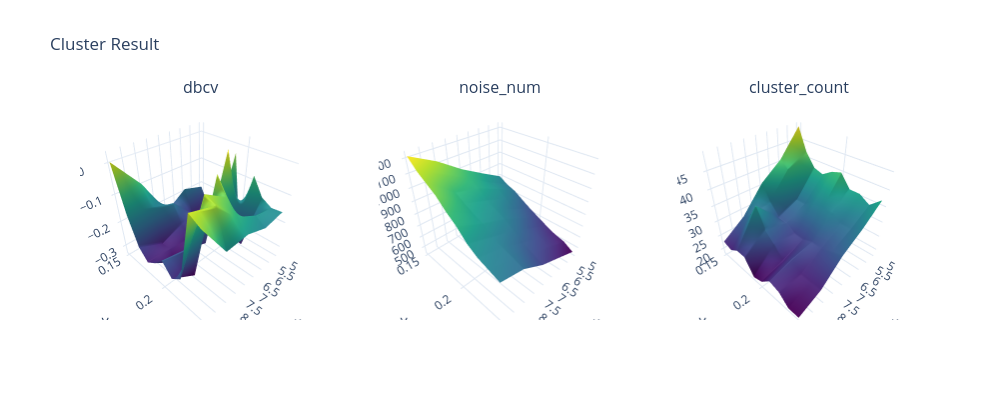

The cell this chart's notebook holds for it:
### Markdown cell above
### 第三次聚类结果评估

### Code cell
df_dbscan_result = pd.read_csv(os.getcwd()+"/dacang/cluster/dbscan_result_eliNoise_1129.csv")
ShowResult(df_dbscan_result,['dbcv','noise_num','cluster_count'])

### Figure 1 — Plotly figure (JSON) as saved in the notebook; plotly's stock layout.template omitted (floating-point values rounded to 4 significant figures)
{"data": [{"colorscale": [[0, "#440154"], [0.1111, "#482878"], [0.2222, "#3e4989"], [0.3333, "#31688e"], [0.4444, "#26828e"], [0.5556, "#1f9e89"], [0.6667, "#35b779"], [0.7778, "#6ece58"], [0.8889, "#b5de2b"], [1, "#fde725"]], "scene": "scene", "showscale": false, "type": "surface", "x": [5, 6, 7, 8, 9], "y": [0.15, 0.16, 0.17, 0.18, 0.19, 0.2, 0.21, 0.22, 0.23, 0.24], "z": [[-0.2135, -0.1882, -0.2439, -0.09734, 0.005129], [-0.2883, -0.2782, -0.1902, -0.1701, -0.1511], [-0.257, -0.2448, -0.2565, -0.2922, -0.2525], [-0.217, -0.2508, -0.302, -0.2899, -0.2897], [-0.02773, -0.2946, -0.2927, -0.3249, -0.2645], [-0.2938, 0.02193, -0.2732, -0.2421, -0.2253], [-0.07916, -0.2785, -0.009511, -0.3244, -0.2683], [-0.1409, -0.2834, -0.06268, -0.0152, -0.2381], [-0.1628, -0.1466, -0.1068, -0.02845, -0.004524], [-0.1596, -0.1718, -0.1429, -0.1461, -0.02557]]}, {"colorscale": [[0, "#440154"], [0.1111, "#482878"], [0.2222, "#3e4989"], [0.3333, "#31688e"], [0.4444, "#26828e"], [0.5556, "#1f9e89"], [0.6667, "#35b779"], [0.7778, "#6ece58"], [0.8889, "#b5de2b"], [1, "#fde725"]], "scene": "scene2", "showscale": false, "type": "surface", "x": [5, 6, 7, 8, 9], "y": [0.15, 0.16, 0.17, 0.18, 0.19, 0.2, 0.21, 0.22, 0.23, 0.24], "z": [[800, 897, 999, 1122, 1217], [757, 849, 957, 1059, 1152], [731, 831, 914, 963, 1106], [684, 782, 854, 919, 1061], [640, 728, 822, 882, 993], [601, 692, 785, 853, 939], [562, 646, 737, 799, 865], [528, 614, 684, 768, 818], [507, 579, 644, 744, 791], [457, 532, 606, 716, 763]]}, {"colorscale": [[0, "#440154"], [0.1111, "#482878"], [0.2222, "#3e4989"], [0.3333, "#31688e"], [0.4444, "#26828e"], [0.5556, "#1f9e89"], [0.6667, "#35b779"], [0.7778, "#6ece58"], [0.8889, "#b5de2b"], [1, "#fde725"]], "scene": "scene3", "showscale": false, "type": "surface", "x": [5, 6, 7, 8, 9], "y": [0.15, 0.16, 0.17, 0.18, 0.19, 0.2, 0.21, 0.22, 0.23, 0.24], "z": [[49, 41, 36, 28, 23], [42, 39, 31, 30, 22], [38, 30, 27, 35, 24], [37, 30, 27, 29, 24], [39, 32, 25, 26, 19], [40, 32, 25, 22, 20], [36, 32, 26, 25, 23], [36, 30, 26, 22, 22], [34, 30, 27, 22, 19], [37, 32, 28, 22, 19]]}], "layout": {"annotations": [{"font": {"size": 16}, "showarrow": false, "text": "dbcv", "x": 0.1444, "xanchor": "center", "xref": "paper", "y": 1, "yanchor": "bottom", "yref": "paper"}, {"font": {"size": 16}, "showarrow": false, "text": "noise_num", "x": 0.5, "xanchor": "center", "xref": "paper", "y": 1, "yanchor": "bottom", "yref": "paper"}, {"font": {"size": 16}, "showarrow": false, "text": "cluster_count", "x": 0.8556, "xanchor": "center", "xref": "paper", "y": 1, "yanchor": "bottom", "yref": "paper"}], "height": 400, "scene": {"domain": {"x": [0, 0.2889], "y": [0, 1]}}, "scene2": {"domain": {"x": [0.3556, 0.6444], "y": [0, 1]}}, "scene3": {"domain": {"x": [0.7111, 1], "y": [0, 1]}}, "title": {"text": "Cluster Result"}, "width": 1000}}
